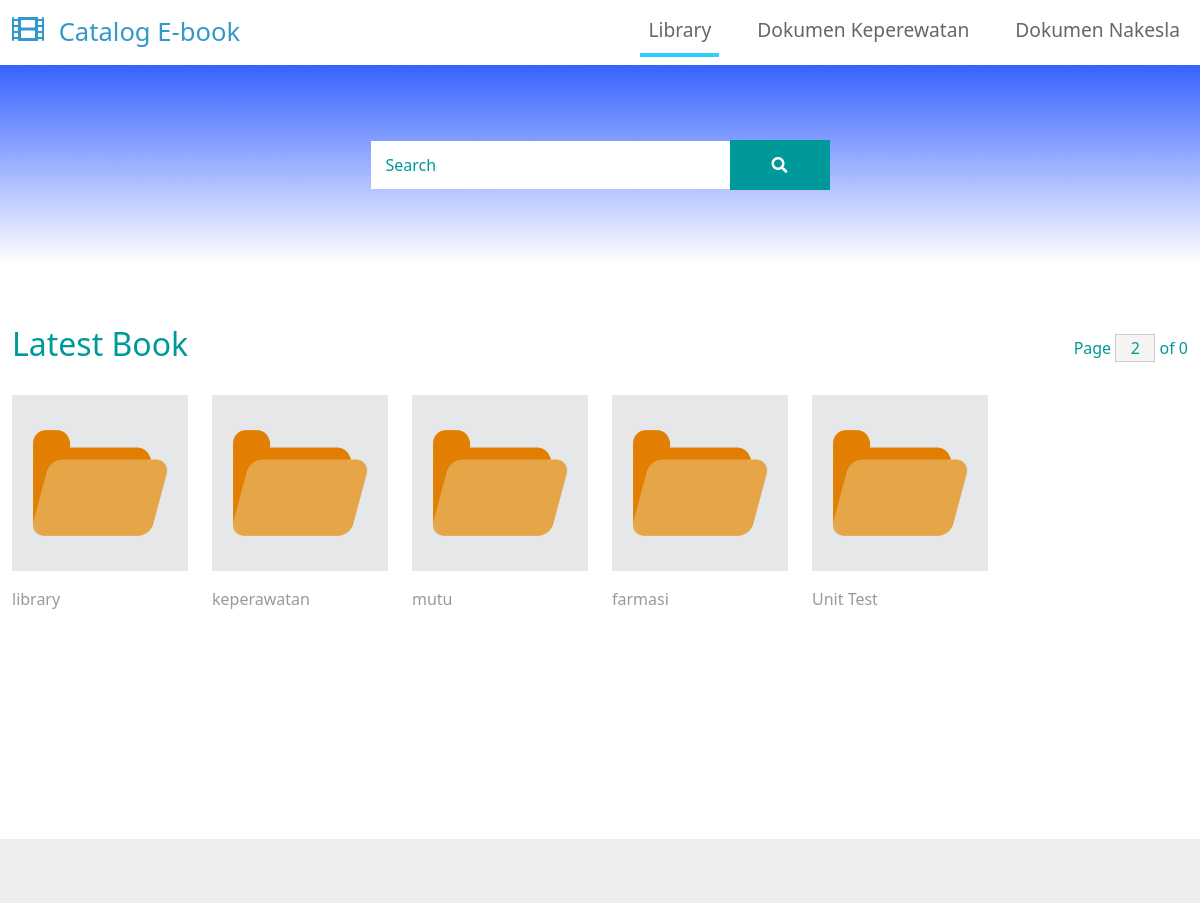
The app's page /folder with its own data.
### tables this page shows
CREATE TABLE `home` (
  `home` varchar(255) DEFAULT NULL,
  `logo` varchar(255) DEFAULT NULL
);

### folder.php (the view, shortened to what this page needs)
<!DOCTYPE html>
<html lang="en">
<?php include "db.php";
    $sql = mysqli_query($conn,"select * from poli_m");
    $rows = mysqli_num_rows($sql);
    $b = $rows/16;
    $b = ceil($b);
?>
<head>
    <link rel="stylesheet" href="css/bootstrap.min.css">
    <link rel="stylesheet" href="fontawesome/css/all.min.css">
    <link rel="stylesheet" href="css/templatemo-style.css">
</head>
<body>
    <nav class="navbar navbar-expand-lg">
        <div class="container-fluid">
            <a class="navbar-brand" href="#">
                <i class="fas fa-film mr-2"></i>
                Catalog E-book
            </a>
            <div class="collapse navbar-collapse" id="navbarSupportedContent">
            <ul class="navbar-nav ml-auto mb-2 mb-lg-0">
                <li class="nav-item">
                    <a class="nav-link nav-link-1 active" aria-current="page" href="folder">Library</a>
                </li>
                <li class="nav-item">
                    <a class="nav-link nav-link-2" href="http://192.168.214.191:8887/download/Dokumen KEPERAWATAN.zip/">Dokumen Keperewatan</a>
                </li>
                <li class="nav-item">
                    <a class="nav-link nav-link-3" href="http://192.168.214.191:8887/download/Dokumen NAKESLA.zip/">Dokumen Nakesla</a>
                </li>
            </ul>
            </div>
        </div>
    </nav>
    <div class="tm-hero d-flex justify-content-center align-items-center" data-parallax="scroll" data-image-src="img/logo2.png">
        <form class="d-flex tm-search-form">
            <input class="form-control tm-search-input" type="search" id="myInput"  placeholder="Search" aria-label="Search">
        </form>
        <button onclick = "kirim()" class="btn btn-outline-success tm-search-btn" type="submit" >
                <i class="fas fa-search"></i>
            </button>
    </div>
    <div class="container-fluid tm-container-content tm-mt-60">
        <div class="row mb-4">
            <h2 class="col-6 tm-text-primary">
                Latest Book
            </h2>
            <div class="col-6 d-flex justify-content-end align-items-center">
                <form action="" class="tm-text-primary">
                    Page <input type="text" disabled value="<?php echo $b; ?>" size="1" class="tm-input-paging tm-text-primary"> of <?php if(isset($_GET['page'])) {echo $b;} else {echo "0";} ?>
                </form>
            </div>
        </div>
        <div class='row tm-mb-90 tm-gallery'>
        <?php
                $qry2 = "select home,logo from home
                          ;";
                $sql1=mysqli_query($conn,$qry2);
                    while($row=mysqli_fetch_array($sql1))
                    {
                        $home = $row['home'];
            echo "
        	<div class='col-xl-2 col-lg-4 col-md-6 col-sm-6 col-12 mb-5'>
                <figure class='effect-ming tm-video-item'>
                    <img src='img/".$row['logo']."' alt='Image' class='img-fluid'>
                    <figcaption class='d-flex align-items-center justify-content-center'>
                        <h2><b>".$row['home']."</b></h2>
                        <a href='sub-folder?home=$home&page=1'>View more</a>
                    </figcaption>
                </figure>
                <div class='d-flex justify-content-between tm-text-gray'>
                    <span class='tm-text-black-light'>".$row['home']."</span>
                    <span></span>
                </div>
            </div>";
                  }
            ?>
        </div>
    </div>
    <footer class="tm-bg-gray pt-5 pb-3 tm-text-gray tm-footer">
    </footer>
</body>
</html>

### css/templatemo-style.css (style rules this page uses)
a { text-decoration: none; transition: all 0.3s ease; }
.container-fluid { max-width: 1770px; }
.btn { border-radius: 0; }
.form-control { padding: 10px 20px; width: 100%; height: auto; }
.navbar-brand { color: #3399CC; font-size: 1.6rem; }
.navbar-brand i { font-size: 2rem; }
.tm-hero { min-height: 200px; background: transparent; }
.tm-mt-60 { margin-top: 60px; }
.tm-mb-90 { margin-bottom: 90px; }
.tm-text-primary { color: #009999; }
.tm-bg-gray { background-color: #EEEEEE; }
.tm-input-paging { width: 40px; border-radius: 0; border: 1px solid #CCCCCC; background: #f4f4f4; text-align: center; }
.nav-item { margin-right: 30px; }
.nav-item:last-child { margin-right: 0; }
.nav-link { color: #666666; border-bottom: 4px solid transparent; font-size: 1.2rem; }
.nav-link-1.active, .nav-link-1:hover { border-color: #33CCFF; }
.tm-search-input { width: 360px; border-radius: 0; padding: 12px 15px; color: #009999; border: none; }
.tm-search-input::placeholder { color: #009999; opacity: 1; }
.tm-search-btn { color: white; background-color: #009999; border: none; width: 100px; height: 50px; margin-left: -1px; }
p, .tm-text-gray { color: #999; }
.tm-video-item { position: relative; overflow: hidden; text-align: center; cursor: pointer; }
.tm-video-item img { position: relative; display: block; min-height: 100%; max-width: 100%; opacity: 0.8; }
.tm-video-item figcaption { padding: 2em; color: #fff; text-transform: uppercase; font-size: 1.25em; -webkit-backface-visibility: hidden; backface-visibility: hidden; }
.tm-video-item figcaption::before, .tm-video-item figcaption::after { pointer-events: none; }
.tm-video-item figcaption, .tm-video-item figcaption > a { position: absolute; top: 0; left: 0; width: 100%; height: 100%; }
figure.effect-ming { background: #030c17; }
figure.effect-ming img { opacity: 0.9; -webkit-transition: opacity 0.35s; transition: opacity 0.35s; }
figure.effect-ming figcaption::before { position: absolute; top: 30px; right: 30px; bottom: 30px; left: 30px; border: 2px solid #fff; box-shadow: 0 0 0 30px rgba(255,255,255,0.2); content: ''; opacity: 0; -webkit-transition: opacity 0.35s, -webkit-transform 0.35s; transition: opacity 0.35s, transform 0.35s; -webkit-transform: scale3d(1.4,1.4,1); transform: scale3d(1.4,1.4,1); }
.tm-footer { font-size: 0.95rem; }
.form-control, input:-internal-autofill-selected, select:not([multiple]) { color: #009999 !important; }
.form-control::placeholder { color: #009999; opacity: 1; }

### records on screen
home: logo (picture), home "library"
home: logo (picture), home "keperawatan"
home: logo (picture), home "mutu"
home: logo (picture), home "farmasi"
home: logo (picture), home "Unit Test"
